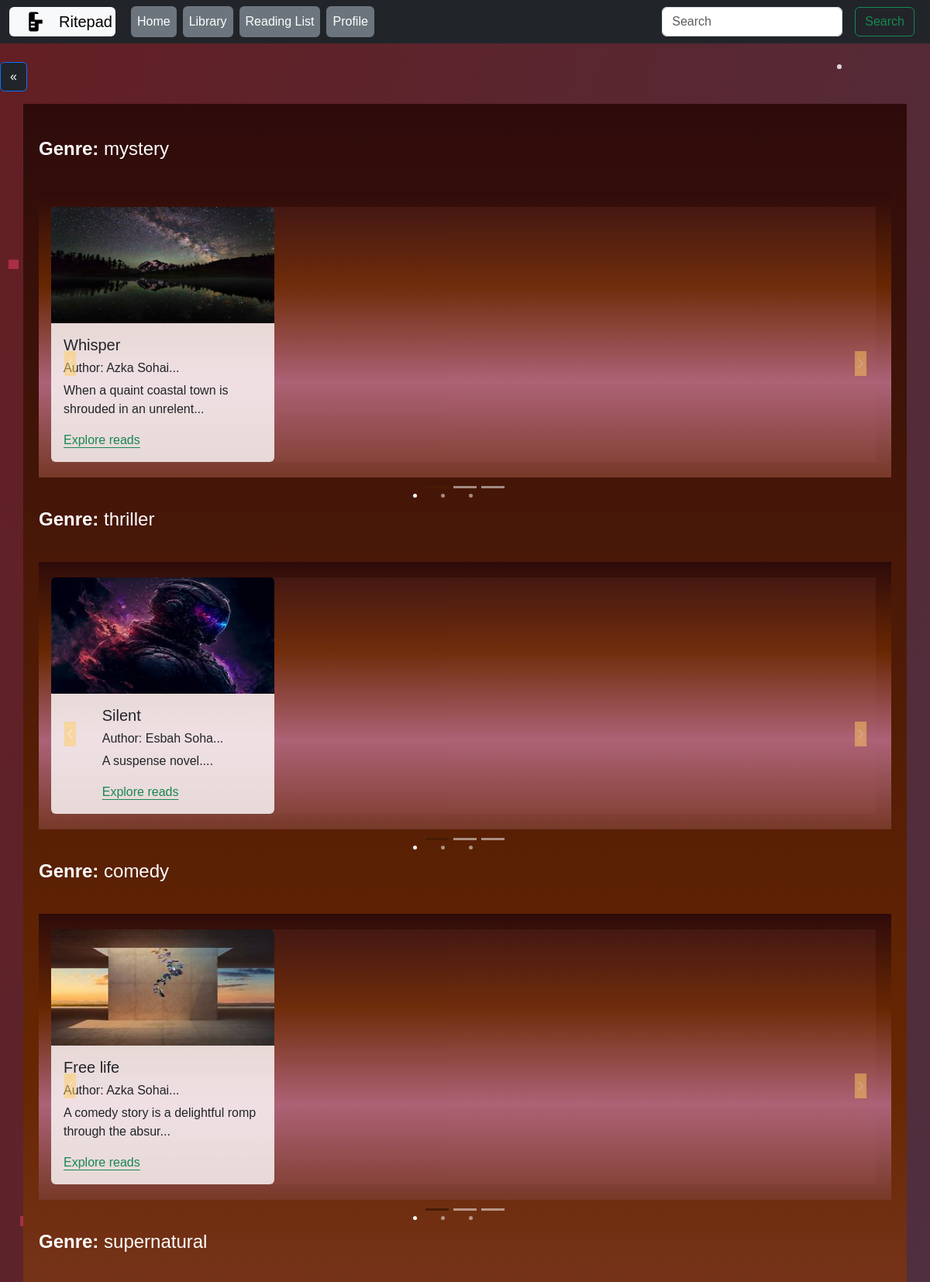
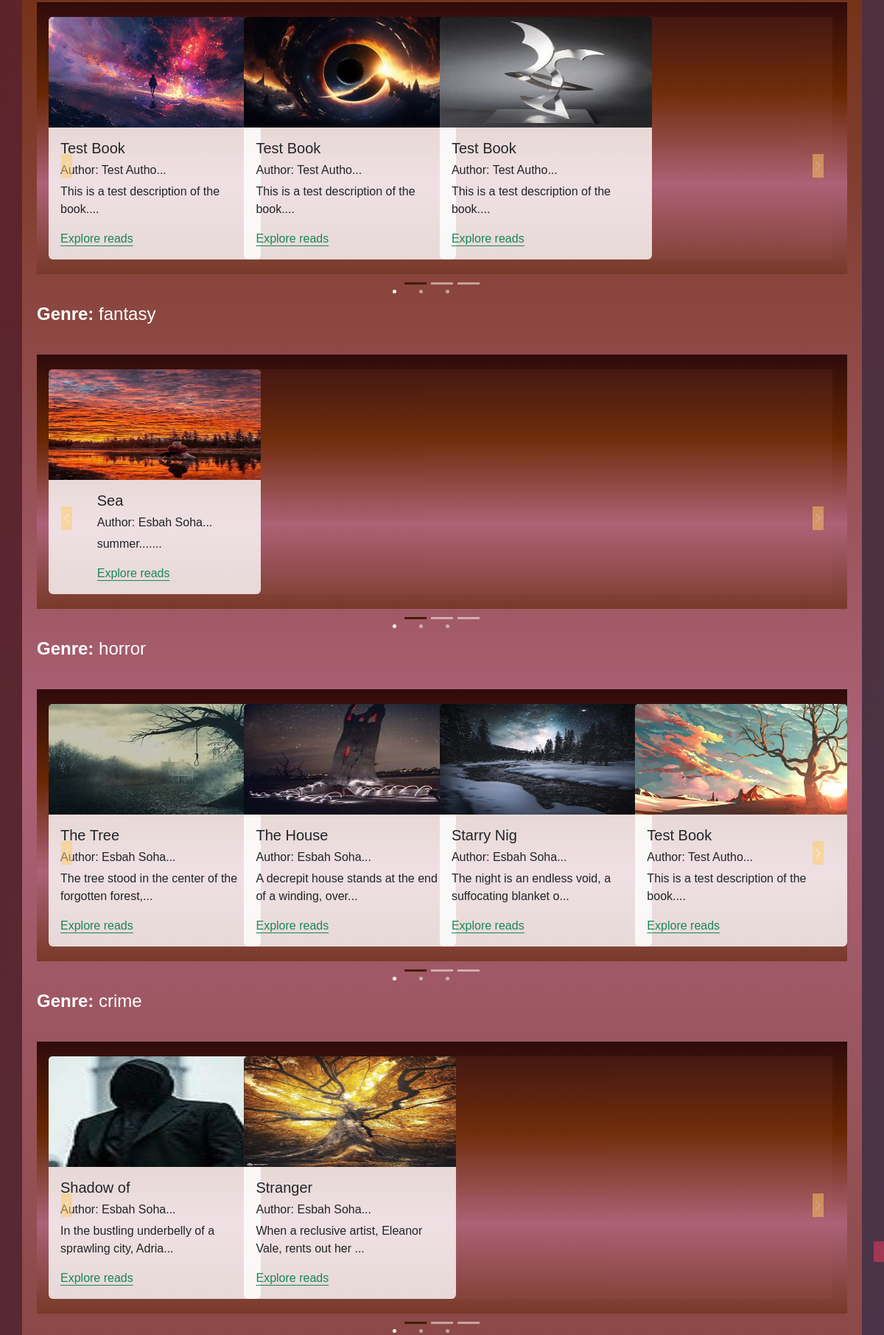
Page /read/ (signed in, upper part) on the committed database (2 pictures, top to bottom).
### read/models.py (models this page shows)
class Book(models.Model):
    book_id=models.AutoField
    user_id=models.ForeignKey(User, on_delete=models.CASCADE, default=1)
    book_name=models.CharField(max_length=50)
    book_author=models.CharField(max_length=50, default="", blank=True, null=True)
    book_genre=models.ForeignKey(Genre, on_delete=models.CASCADE, default="")
    description=models.CharField(max_length=5000, default="", blank=True, null=True)
    pub_date=models.DateField()
    image=models.ImageField(upload_to="read/images", default="")
    def __str__(self):
        return self.book_name

class Genre(models.Model):
    Genre_id=models.AutoField
    Genre_name=models.CharField(max_length=50)
    def __str__(self):
        return self.Genre_name

### read/views.py (the view)
# urls.py: path("", views.index, name="ReadHome"),
@login_required
def index(request):
    allbooks = []
    genbook = Book.objects.values('book_genre', 'id')
    gens = {item['book_genre'] for item in genbook}
    print(f"gens,{gens}")
    for gen in gens:
        books = Book.objects.filter(book_genre=gen)
        n = len(books)
        nSlides = n // 4 + ceil((n / 4) - (n // 4))
        allbooks.append([books, (1, nSlides), nSlides])
        print(allbooks)
    readbook = {'allbooks':allbooks}
    return render(request, 'read/index.html', readbook)

### read/templates/read/index.html (shortened to what this page needs)
{% extends 'read/basic.html' %}
{% block body %}
{% load static %}
<div id="stars-container"></div>
<div class="container bg-first">
    {% for book, range, nSlides in allbooks %}
    <h4 class="my-4"><b>Genre: </b>{{ book.0.book_genre }}</h4>
    <div class="row">
        <div id="demo{{ forloop.counter }}" class="col carousel slide my-3" data-ride="carousel">
            <ul class="carousel-indicators">
                <li data-bs-target="#demo{{ forloop.counter }}" data-slide-to="0" class="active"></li>
                {% for i in range %}
                <li data-bs-target="#demo{{ forloop.parentloop.counter }}" data-slide-to="{{ i }}"></li>
                {% endfor %}
            </ul>
            <div class="container carousel-inner no-padding">
                <div class="carousel-item active">
                    {% for i in book %}
                    <div class="col-xs-3 col-sm-3 col-md-3">
                        <div class="card align-items-center" style="width: 18rem; background-color: rgba(255, 255, 255, 0.8); border: none;">
                            <img src='/media/{{ i.image }}' class="card-img-top" alt="...">
                            <div class="card-body">
                                <h5 class="card-title" id="namepr{{ i.id }}">{{ i.book_name|slice:"0:10" }}</h5>
                                <h6 class="card-title">Author: <span id="authorpr{{ i.id }}">{{ i.book_author|slice:"0:10" }}...</span></h6>
                                <p class="card-text">{{ i.description|slice:"0:53" }}...</p>
                                <a href="/read/bookview/{{ i.id }}" class="icon-link gap-1 icon-link-hover stretched-link link-success">
                                    Explore reads
                                </a>
                            </div>
                        </div>
                    </div>
                    {% if forloop.counter|divisibleby:4 and forloop.counter > 0 and not forloop.last %}
                </div>
                <div class="carousel-item">
                    {% endif %}
                    {% endfor %}
                </div>
            </div>
        </div>
        <a class="carousel-control-prev" href="#demo{{ forloop.counter }}" data-slide="prev">
            <span class="carousel-control-prev-icon"></span>
        </a>
        <a class="carousel-control-next" href="#demo{{ forloop.counter }}" data-slide="next">
            <span class="carousel-control-next-icon"></span>
        </a>
    </div>
    {% endfor %}
</div>
{% endblock %}

### read/templates/read/index.html (style rules this page uses)
body { background: linear-gradient(to bottom right, rgba(82, 6, 11, 0.9), rgba(52, 32, 54, 0.9) ); color: #fff; font-family: Arial, sans-serif; }
#stars-container { position: fixed; top: 0; left: 0; width: 100%; height: 100%; pointer-events: none; z-index: -1; }
.col-md-3 { display: inline-block; margin-left: -4px; }
.carousel-indicators .active { background-color: #461c03; }
.col-md-3 img { min-width: 240px; height: 150px; }
body .carousel-indicators { bottom: -40px; }
.carousel-control-prev-icon, .carousel-control-next-icon { width: 15px; background-color: #ffcc5c; }
.carousel-control-prev, .carousel-control-next { top: auto; bottom: auto; padding-top: 222px; }
.no-padding { padding-left: 0; padding-right: 0; }
.container { background: linear-gradient(#2e0b0b,#682702, #ac6278, #773928); padding: 20px; }
.carousel-item { background-color: rgba(187, 102, 102, 0.1); }

### rows in the picture
Book: book_genre.Genre_name "mystery", image (picture), book_name "Whisper", book_author "Azka Sohai", description "When a quaint coastal town is shrouded in an unrelent"
Book: book_genre.Genre_name "thriller", image (picture), book_name "Silent", book_author "Esbah Soha", description "A suspense novel."
Book: book_genre.Genre_name "comedy", image (picture), book_name "Free life", book_author "Azka Sohai", description "A comedy story is a delightful romp through the absur"
Book: book_genre.Genre_name "supernatural", image (picture), book_name "Test Book", book_author "Test Autho", description "This is a test description of the book."
Book: image (picture), book_name "Test Book", book_author "Test Autho", description "This is a test description of the book."
Book: image (picture), book_name "Test Book", book_author "Test Autho", description "This is a test description of the book."
Book: book_genre.Genre_name "fantasy", image (picture), book_name "Sea", book_author "Esbah Soha", description "summer...."
Book: book_genre.Genre_name "horror", image (picture), book_name "The Tree", book_author "Esbah Soha", description "The tree stood in the center of the forgotten forest,"
Book: image (picture), book_name "The House", book_author "Esbah Soha", description "A decrepit house stands at the end of a winding, over"
Book: image (picture), book_name "Starry Nig", book_author "Esbah Soha", description "The night is an endless void, a suffocating blanket o"
Book: image (picture), book_name "Test Book", book_author "Test Autho", description "This is a test description of the book."
Book: book_genre.Genre_name "crime", image (picture), book_name "Shadow of", book_author "Esbah Soha", description "In the bustling underbelly of a sprawling city, Adria"
Book: image (picture), book_name "Stranger", book_author "Esbah Soha", description "When a reclusive artist, Eleanor Vale, rents out her"
